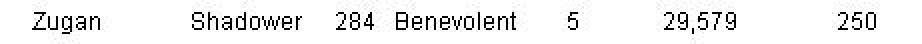
#> input picture data/temp/0_1.jpg, 461 x 22 px, given as the content of the folder ./data/input, which was not available (shown 2 times larger)
$ python get_contributions.py
#> lines starting #> are read from the running program, lines starting #| are printed output that depends on the picture; after the words box and inside, x2 and y2 are one past the last pixel; in counts of white or black regions, pixels touching at a corner belong together; pictures that were not available may be replaced by others from this repository, and a replacement may not be noted
import os
import statistics
from datetime import date
from matplotlib import pyplot as plt
import pandas as pd
from PIL import Image
from paddleocr import PaddleOCR
import logging

class FileProcessor:
    def __init__(self, input_folder):
        self.input_folder = input_folder

    def list_files(self):
        return [os.path.join(self.input_folder, filename) for filename in os.listdir(self.input_folder)]

    @staticmethod
    def clear_temp_folder():
        temp_folder = "./data/temp"
        if os.path.exists(temp_folder):
            files = os.listdir(temp_folder)
            for file in files:
                file_path = os.path.join(temp_folder, file)
                try:
                    os.remove(file_path)
                except OSError as e:
                    logging.error(f"Error removing file: {file_path}. {e}")

class ImageProcessor:
    def __init__(self, threshold=100):
        self.threshold = threshold

    def preprocess(self, image_file):
#> called with image_file = './data/input/0_1.jpg'
        image = Image.open(image_file).convert("L")
#> image is the input picture: PIL image 461x22 L; min 0, max 255, mean 238.5
        image = image.point(lambda p: 0 if p > self.threshold else 255)
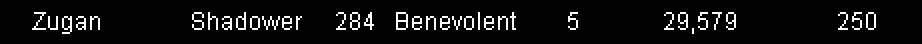
#> image: PIL image 461x22 L (shown 2 times larger); 6.1% white in thin lines or dots, all inside (x1, y1, x2, y2) = (16, 6, 438, 17)
        return image

    @staticmethod
    def chop(image):
        width, height = image.size
#> width = 461; height = 22
        pixel_values_along_x = [image.getpixel((x, y)) for y in range(height) for x in range(width)]
#> pixel_values_along_x = 10142 values, max 255 at index 2783, min 0 at index 0, mean 15.61
        standard_dev_y = [statistics.stdev(pixel_values_along_x[y * width: (y + 1) * width]) for y in range(height)]
#> standard_dev_y = [0, 0, 0, 0, 0, 0, 84.66, 61.98, 95.22, 94.22, 92.15, 95.71, 84.66, 87.68, 107.1, 16.78, 26.44, 0, 0, 0, 0, 0]
        low_standard_dev_y = [y for y, stddev in enumerate(standard_dev_y) if stddev < 5]
#> low_standard_dev_y = [0, 1, 2, 3, 4, 5, 17, 18, 19, 20, 21]

        y_bounds = [(low_standard_dev_y[i], low_standard_dev_y[i + 1]) for i in range(len(low_standard_dev_y) - 1) if low_standard_dev_y[i + 1] - low_standard_dev_y[i] > 1]
#> y_bounds = [(5, 17)]

        image_segments = [image.crop((0, y_start - 5, image.width, y_end + 5)) for y_start, y_end in y_bounds]
#> image_segments = 1 item
        return standard_dev_y, image_segments

class OCRProcessor:
    def __init__(self):
        self.ocr_model = None  # Initialize the OCR model as None

    def get_ocr_model(self):
        if self.ocr_model is None:
            self.ocr_model = PaddleOCR(lang='en', use_angle_cls=False, show_log=False)
        return self.ocr_model

    def read(self, file_path):
        ocr_model = self.get_ocr_model()  # Lazy initialization of the OCR model
        result = ocr_model.ocr(file_path)
        return [line[1][0] for res in result for line in res]

class DataProcessor:
    # [33 lines left out: function process_results, not called in this run]

class DataExtractor:
    def __init__(self, input_folder, threshold=100):
        self.file_processor = FileProcessor(input_folder)
        self.image_processor = ImageProcessor(threshold)
        self.ocr_processor = OCRProcessor()

    # [8 lines left out: function plot_std_dev_along_y, not called in this run]

    def read_segments(self):
        results = []
        for i, file in enumerate(self.file_processor.list_files()):
            try:
                preprocessed_image = self.image_processor.preprocess(file)
            except IOError as e:
                logging.error(f"Error processing file: {file}. {e}")
                continue

            std_dev_y, image_segments = self.image_processor.chop(preprocessed_image)
#> std_dev_y has the same summary as standard_dev_y in chop; image_segments = 1 item
            for j, segment in enumerate(image_segments):
                try:
                    segment.save(f"./data/temp/{i}_{j}.jpg")
                except IOError as e:
                    logging.error(f"Error saving segment: {i}_{j}.jpg. {e}")
                    continue

                results.append(self.ocr_processor.read(f"./data/temp/{i}_{j}.jpg"))
#> this loop made 1 pass
#> after the loop, results = []
            # self.plot_std_dev_along_y(std_dev_y)
            # algo to interpret plots(?)
        return results

    def run_extraction(self):
        self.file_processor.clear_temp_folder()
        results = self.read_segments()
        DataProcessor.process_results(results)

if __name__ == '__main__':
    log_file_path = 'logs.txt'
    logging.basicConfig(filename=log_file_path, level=logging.ERROR, format='%(asctime)s [%(levelname)s] %(message)s')

    input_folder = "./data/input"
    threshold = 100
    extractor = DataExtractor(input_folder, threshold)
    extractor.run_extraction()
#> (the call stopped at in get_ocr_model, `self.ocr_model = PaddleOCR(lang='en', use_angle_cls=False, show_log=Fa..`: paddleocr is not available in this run)

$ run again, on data/temp/0_15.jpg
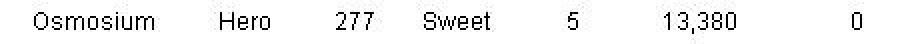
#> input picture data/temp/0_15.jpg, 461 x 22 px, given as the content of the folder ./data/input, which was not available (shown 2 times larger)
#> in preprocess, image is the input picture: PIL image 461x22 L; min 0, max 255, mean 242.5
#> in preprocess, `image = image.point(lambda p: 0 if p > self.threshold else 255)`:
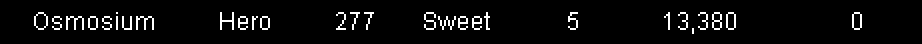
#> image: PIL image 461x22 L (shown 2 times larger); 4.6% white in thin lines or dots, all inside (x1, y1, x2, y2) = (17, 6, 431, 17)
#> pixel_values_along_x = 10142 values, max 255 at index 2785, min 0 at index 0, mean 11.72
#> standard_dev_y = [0, 0, 0, 0, 0, 0, 75.01, 56.71, 87.09, 82.09, 84.03, 84.66, 74.24, 78.68, 93.19, 11.88, 11.88, 0, 0, 0, 0, 0]
#> low_standard_dev_y = [0, 1, 2, 3, 4, 5, 17, 18, 19, 20, 21]
#> y_bounds = [(5, 17)]
#> in chop, `image_segments = [image.crop((0, y_start - 5, image.width, y_end + 5))..`: image_segments = 1 item
#> in read_segments, `std_dev_y, image_segments = self.image_processor.chop(preprocessed_ima..`: std_dev_y has the same summary as standard_dev_y in chop
#> the loop in read_segments, `for j, segment in enumerate(image_segments):` made 1 pass
#> after the loop in read_segments, `for j, segment in enumerate(image_segments):`: results = []

$ run again, on data/temp/0_16.jpg
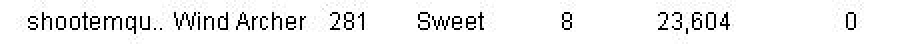
#> input picture data/temp/0_16.jpg, 449 x 22 px, given as the content of the folder ./data/input, which was not available (shown 2 times larger)
#> in preprocess, image is the input picture: PIL image 449x22 L; min 0, max 255, mean 238.7
#> in preprocess, `image = image.point(lambda p: 0 if p > self.threshold else 255)`:
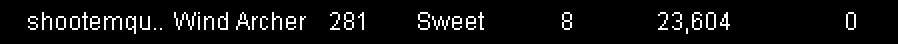
#> image: PIL image 449x22 L (shown 2 times larger); 6% white in thin lines or dots, all inside (x1, y1, x2, y2) = (14, 6, 428, 17)
#> pixel_values_along_x = 9878 values, max 255 at index 2715, min 0 at index 0, mean 15.31
#> standard_dev_y = [0, 0, 0, 0, 0, 0, 72.72, 66.62, 99.1, 93.67, 91.52, 96.72, 87.47, 87.47, 103.5, 17, 17, 0, 0, 0, 0, 0]
#> low_standard_dev_y = [0, 1, 2, 3, 4, 5, 17, 18, 19, 20, 21]
#> y_bounds = [(5, 17)]
#> in chop, `image_segments = [image.crop((0, y_start - 5, image.width, y_end + 5))..`: image_segments = 1 item
#> in read_segments, `std_dev_y, image_segments = self.image_processor.chop(preprocessed_ima..`: std_dev_y has the same summary as standard_dev_y in chop
#> the loop in read_segments, `for j, segment in enumerate(image_segments):` made 1 pass
#> after the loop in read_segments, `for j, segment in enumerate(image_segments):`: results = []
